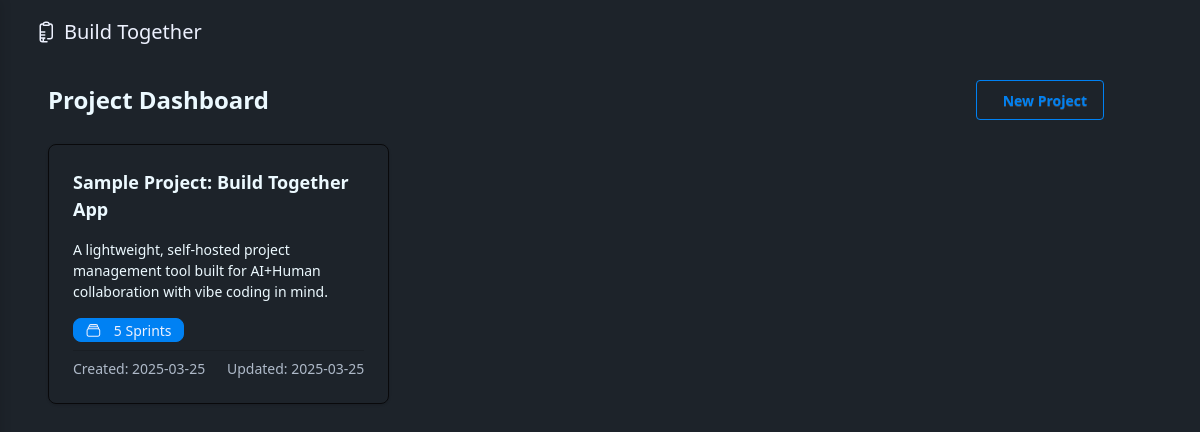
Before: / with the older database file.
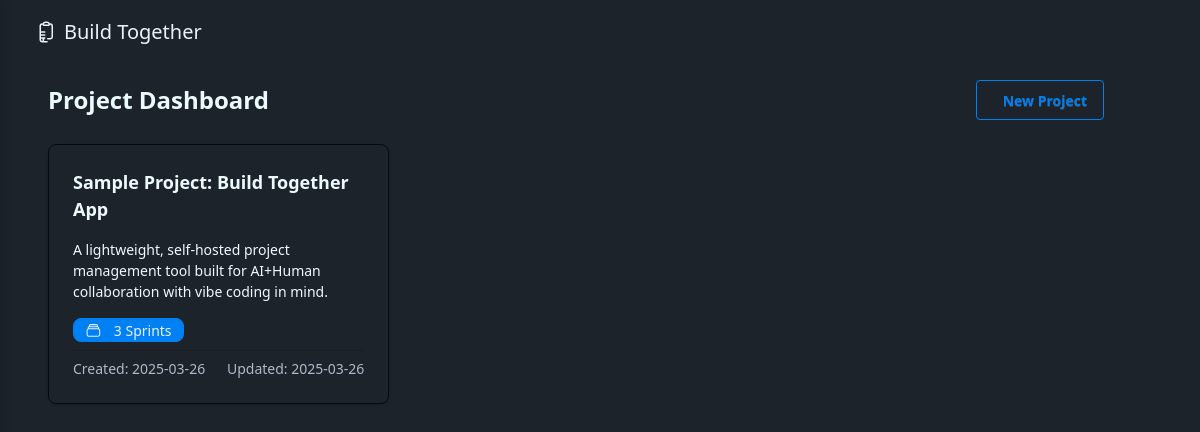
After: the same page with the newer database file.
### app/models/project.py (models this page shows, shortened)
class Project(db.Model):
    __tablename__ = 'projects'
    id = db.Column(db.Integer, primary_key=True)
    name = db.Column(db.String(100), nullable=False)
    description = db.Column(db.Text, nullable=True)
    requirements = db.Column(db.Text, nullable=True)
    implementation_details = db.Column(db.Text, nullable=True)
    created_at = db.Column(db.DateTime, default=datetime.utcnow)
    updated_at = db.Column(db.DateTime, default=datetime.utcnow, onupdate=datetime.utcnow)
    sprints = db.relationship('Sprint', backref='project', lazy='dynamic', cascade='all, delete-orphan')
    def get_sprint_count(self):
        return self.sprints.count()

### app/routes/main_routes.py (the view)
@main_bp.route('/')
def index():
    projects = Project.query.order_by(Project.created_at.desc()).all()
    return render_template('dashboard.html', projects=projects)

### app.py (called while the page is built)
@app.context_processor
def inject_now():
    return {'now': datetime.utcnow()}

### app/utils/markdown_parser.py (called while the page is built)
def convert_markdown_to_html(text):
    if not text:
        return Markup("")
    html = markdown.markdown(
        text,
        extensions=[
            'markdown.extensions.fenced_code',
            'markdown.extensions.tables',
            'markdown.extensions.nl2br',
            'markdown.extensions.sane_lists'
        ]
    )
    clean_html = bleach.clean(
        html,
        tags=ALLOWED_TAGS,
        attributes=ALLOWED_ATTRIBUTES,
        strip=True
    )
    return Markup(clean_html)

### app/templates/dashboard.html (shortened to what this page needs)
{% extends "base.html" %}
{% block content %}
<div class="container-fluid px-4 py-4">
    <div class="flex justify-between items-center mb-6">
        <h2 class="text-2xl font-bold">Project Dashboard</h2>
        <button id="newProjectBtn" class="btn btn-outline btn-primary"
               hx-get="/htmx/projects/form"
               hx-target="#project-form-container"
               hx-swap="innerHTML"
               hx-preserve="true">
            New Project
        </button>
    </div>
    <div id="projectsContainer">
        <div class="grid grid-cols-1 md:grid-cols-2 lg:grid-cols-3 gap-4" id="appMainContainer">
            {% if projects %}
                {% for project in projects %}
                    <div>
                        {% include 'partials/project_card.html' %}
                    </div>
                {% endfor %}
            {% endif %}
        </div>
    </div>
</div>
{% endblock %}

### app/templates/base.html (shortened to what this page needs)
<!DOCTYPE html>
<html lang="en">
<head>
    <link rel="stylesheet" href="{{ url_for('static', filename='css/tailwind.css') }}">
</head>
<body class="min-h-screen text-base-content no-transitions">
    <div id="appContainer">
      <div class="main-content">
        <div class="text-primary-content">
          <div class="navbar bg-base-100 px-8">
            <div class="flex-1 flex items-center">
              <a href="{{ url_for('main.index') }}" class="flex items-center gap-2">
                  <span class="text-xl">Build Together</span>
              </a>
            </div>
          </div>
        </div>
        <main class="w-full max-w-6xl px-8">
            {% block content %}{% endblock %}
        </main>
      </div>
    </div>
</body>
</html>

### app/templates/partials/project_card.html (shortened to what this page needs)
<div class="card shadow-sm mb-4 project-card card-border border-neutral" x-data="{ projectCardOpen: true }">
    <div class="card-body">
        <div class="flex justify-between items-start">
            <h3 class="card-title">
                <a href="{{ url_for('main.project_detail', project_id=project.id) }}" class="hover:underline">
                    {{ project.name }}
                </a>
            </h3>
        </div>
        <p class="text-sm">{{ project.description|markdown|truncate(150) or 'No description provided.' }}</p>
        <div class="flex justify-between items-center">
            <span class="badge badge-primary">
                {{ project.get_sprint_count() }} Sprint{{ 's' if project.get_sprint_count() != 1 }}
            </span>
        </div>
        <div class="flex justify-between items-center text-sm text-base-content/70 pt-2 border-t border-base-200">
            <div>
                Created: {{ project.created_at.strftime('%Y-%m-%d') }}
            </div>
            <div>
                Updated: {{ project.updated_at.strftime('%Y-%m-%d') }}
            </div>
        </div>
    </div>
</div>

### app/templates/base.html (style rules this page uses)
html.transitions-enabled .main-content { transition: padding-left 0.3s ease-in-out; }
.main-content { min-height: 100vh; display: flex; flex-direction: column; }

Changed rows visible on the page:
changed Project "Sample Project: Build Together App": get_sprint_count "5" → "3"; created_at "2025-03-25" → "2025-03-26"; updated_at "2025-03-25" → "2025-03-26"
